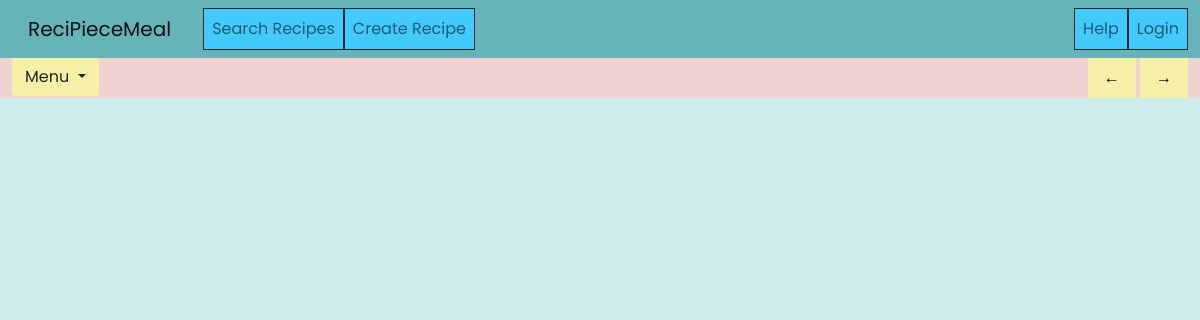
Before: /meal/18 with the older database file.
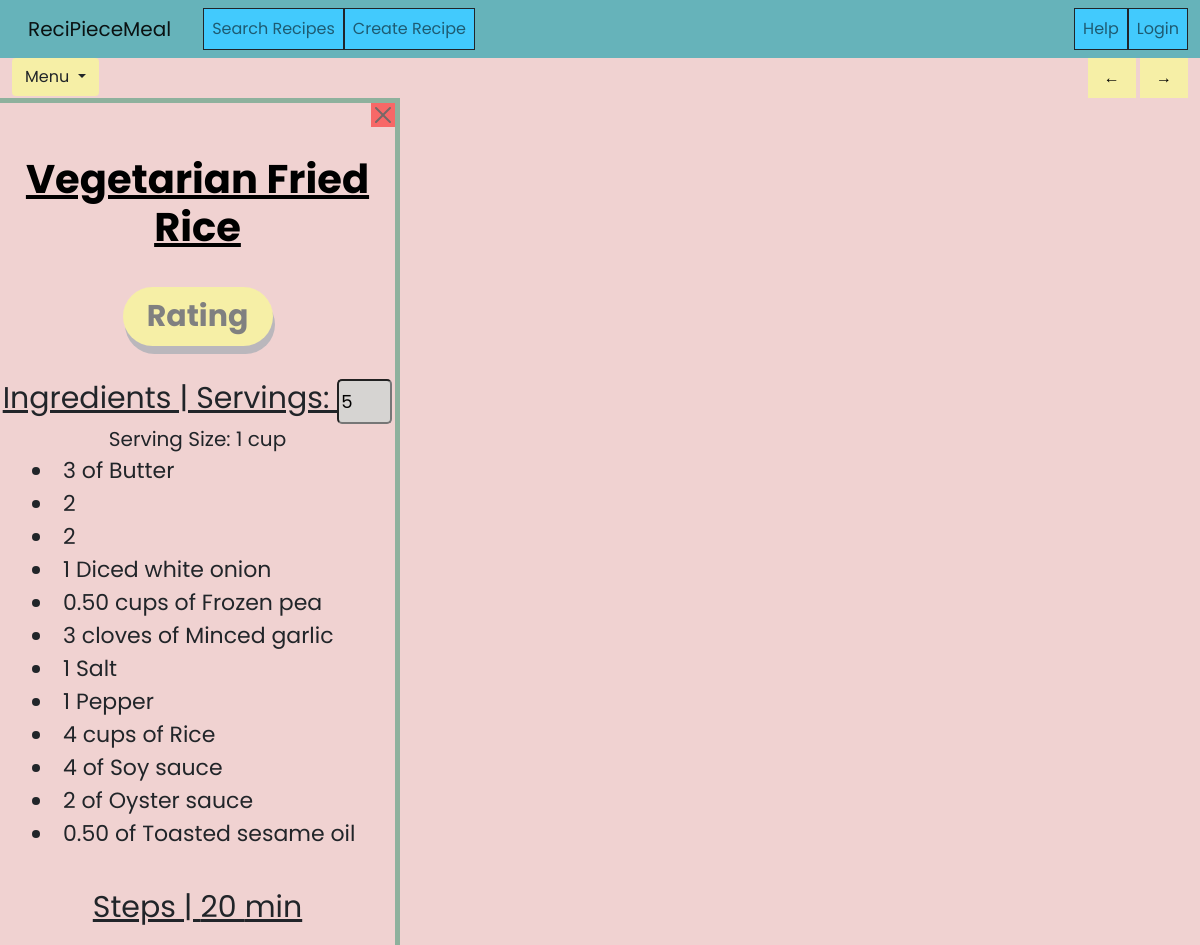
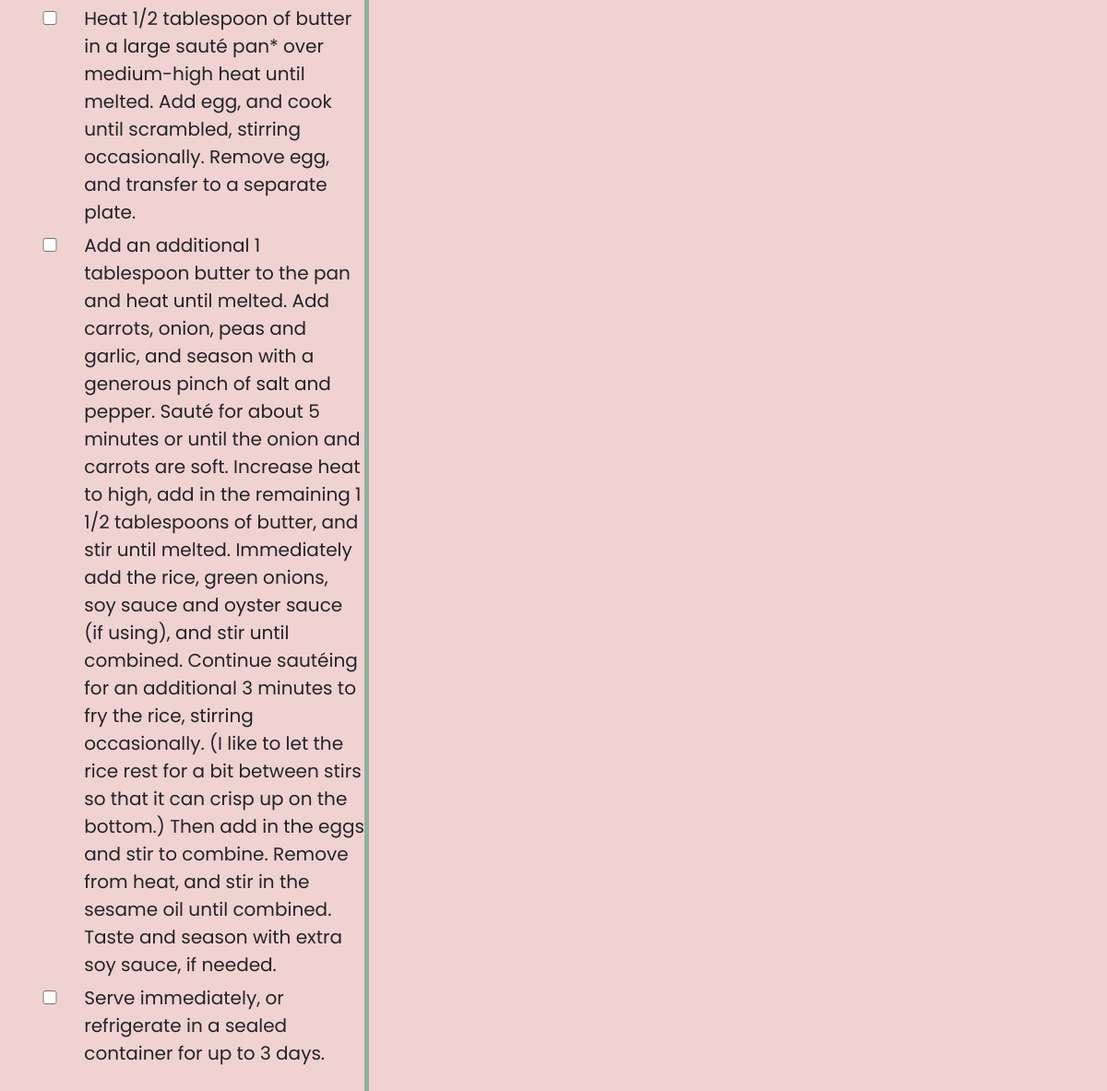
After: the same page with the newer database file (2 pictures, top to bottom).
### recipe/models.py (models this page shows, shortened)
class Recipe(models.Model):
    COUNTNAMES=['cnt','count','Count','']
    class Classifications(models.TextChoices):
        DESSERT = 'de'
        ENTREE = 'en'
        SIDE = 'si'
        APPETIZER = 'ap'
        DRINK ='dr'
    name = models.CharField(max_length=50)
    description = models.CharField(max_length=250)
    cookingTime = models.IntegerField()
    image = models.ImageField()
    classification = models.CharField(max_length=2,choices=Classifications.choices,default=Classifications.ENTREE)
    servings = models.IntegerField()
    servingSize = models.CharField(max_length=50)
    author = models.ForeignKey(User,on_delete=CASCADE)
    private = models.BooleanField(default=False)
    ingredients = models.JSONField(default=dict)
    steps = models.JSONField(default=get_list)
    @property
    def rating(self):
        ratings = Rating.objects.filter(recipe_id=self.id)
        if len(ratings)==0:
            return 0
        totalvalue = 0
        for rate in ratings:
            totalvalue += rate.value
        return totalvalue/len(ratings)
    def ingredientsAsText(self,multiplier):
        return Recipe.ingredientsToText(self.ingredients,multiplier)
    @staticmethod
    def isCount(ingredient,unit):
        if unit in Recipe.COUNTNAMES:
            return True
        if singularize(unit.lower()) == singularize(ingredient.lower()):
            return True
        return False
    @staticmethod
    def pluralize(str):
        ending = str[-1]
        if ending in ['s','.']:
            return str
        return pluralize(str)
    @staticmethod
    def ingredientsToText(ingredients,multiplier):
        ingTextList=[]
        for name in ingredients.keys():
            ing = ingredients[name]
            unit,quantity = ing['unit'],ing['quantity']*multiplier
            if (quantity % 1 == 0):
                quantity = int(quantity)
                name = name.strip()
                if Recipe.isCount(name,unit):
                    if quantity == 1:
                        ingTextList.append("{} {}".format(quantity,name.capitalize()))
                    else:
                        ingTextList.append("{} {}".format(quantity,Recipe.pluralize(name).capitalize()))
                else:
                    if quantity==1:
                        ingTextList.append("{} {} of {}".format(quantity,unit,name.capitalize()))
                    else:
                        ingTextList.append("{} {} of {}".format(quantity,Recipe.pluralize(unit),name.capitalize()))
            else:
                if Recipe.isCount(name,unit):
                    ingTextList.append("{:.2f} {}".format(quantity,Recipe.pluralize(name).capitalize()))
                else:
                    ingTextList.append("{:.2f} {} of {}".format(quantity,Recipe.pluralize(unit),name.capitalize()))
        return ingTextList

### recipe/views.py (the view)
# urls.py: path("meal/<str:ids>",views.meal,name='meal'),
@csrf_exempt
def meal(request,ids):
    if request.method == "POST":
        idsList = [int(i) for i in ids.split(",")]
        recipes = Recipe.objects.filter(id__in=idsList)
        name = request.POST.get("name")
        m = Meal.objects.create(name=name,author=request.user)
        for recipe in recipes:
            m.recipes.add(recipe)
        m.save()
    else:
        idsList = ids.split(",")
        recipes = list(Recipe.objects.filter(id__in=idsList))
    return render(request,'recipe/meal.html',context={'ids':ids, 'recipes' :recipes})

### recipe/templatetags/app_filters.py (called while the page is built)
@register.filter(name="get_right_ingredients")
def get_right_ingredients(obj, multiplier):
    return obj.ingredientsAsText(multiplier)

@register.filter(name="get_rating")
def get_rating(user, id):
    if user.is_authenticated:
        r = Rating.objects.filter(author=user,recipe__id=id).first()
        if r:
            return r.value
    return 0

### recipe/templates/recipe/meal.html (shortened to what this page needs)
{% extends 'recipe/base.html' %}
{% load static %}
{% load app_filters %}
{% block content %}
{% block style %}
    <link rel="stylesheet" type="text/css" href="{% static 'recipe/css/recipe.css' %}" />
{% endblock style %}
<div class="row">
	<div class="dropdown">
		{% include 'recipe/partials/mealDropdown.html' %}
		<div id= "rec-overflow">
			<a href="#" id="previousPage" class="previous">&#8592;</a>
			<a href="#" id="nextPage" class="next">&#8594;</a>
		</div>
	</div>
	{% for recipe in recipes %}
		<div class="col-lg-4 col-md-6 col-sm-12 scroll p-0 box1" id= "box-{{recipe.id}}">
			<button type="button" class="btn-close exit" id="close-{{recipe.id}}" onClick="closeRecipe(this)"></button>
			<h1><a href="{% url 'recipe' recipe.id %}" class="title">{{recipe.name}} </a></h1>
			<div class= "mx-auto text-center">
				<button type="button" class="btn rating"  data-bs-toggle="modal" data-bs-target="#exampleModal-{{recipe.id}}">
					Rating
				</button>
			</div>
			<div class="ingredients text-decoration-underline">
				Ingredients | Servings: <input id="servings-{{recipe.id}}" class="servings" type="number" value="{{recipe.servings}}" placeholder="{{recipe.servings}}" min=0>
			</div>
			<div class= "servSize">
				Serving Size: {{recipe.servingSize}}
			</div>
		<div class="ordered-ing"id="inglist-{{recipe.id}}">
			<ul type="disc">
				{% for ingredient in recipe|get_right_ingredients:1 %}
					<li> {{ingredient}} </li>
				{% endfor %}
			</ul>
		</div>
		<div class="steps text-decoration-underline">
			Steps | {{recipe.cookingTime}} min
		</div>
		<div class="text-center">
			<ul style="text-align: left; margin-left: 15%; margin-top: 5%; list-style-type: none; font-size: 20px;">
				{% for step in recipe.steps %}
				<li style="margin-bottom: 2%;"><input type="checkbox" style="width: 20px; height: 15px;" onclick="$(this).parent().toggleClass('text-decoration-line-through')"><span> {{step}}</span></li>
				{% endfor %}
			</ul>
		</div>
	</div>
{% endfor %}
</div>
 {% endblock content %}

### recipe/templates/recipe/base.html (shortened to what this page needs)
{% load static %}
{% load app_filters %}
<html>
<head>
    <link href="https://cdn.jsdelivr.net/npm/bootstrap@5.1.0/dist/css/bootstrap.min.css" rel="stylesheet">
    <link rel="stylesheet" type="text/css" href="{% static 'recipe/css/base.css' %}" />
    <link rel="stylesheet" href="{% static 'recipe/css/StarRating.css' %}">
    <link rel="stylesheet" href="//code.ionicframework.com/ionicons/2.0.1/css/ionicons.min.css">
    {% block style %}{% endblock style %}
</head>
<body>
    {% include 'recipe/navbar.html' %}
    <main class="container-fluid w-100 h-100">
        {% block content %}{% endblock content %}
    </main>
</body>
</html>

### recipe/templates/recipe/navbar.html (shortened to what this page needs)
<nav class="navbar fixed-top navbar-expand-sm navbar-light text-center color2" height="60px">
    <div class="container-fluid">
        <a class="navbar-brand" href="{% url 'index' %}">ReciPieceMeal</a>
        <div class="collapse navbar-collapse" id="navbarSupportedContent">
            <ul class="navbar-nav me-auto">
                <li class="nav-item border border-dark color1">
                    <a class="nav-link" href="{% url 'search-recipes' %}">Search Recipes</a>
                </li>
                <li class="nav-item border border-dark color1">
                    <a class="nav-link" href="{% url 'create-recipe' %}">Create Recipe</a>
                </li>
            </ul>
            <ul class="navbar-nav ms-auto">
                <li class="nav-item border border-dark color1">
                    <a class="nav-link" href="{% url 'help' %}">Help</a>
                </li>
                <li class="nav-item border border-dark color1">
                    {% if user.is_authenticated %}
                        <a class="nav-link" href="{% url 'logout' %}">Logout {{ user.username}}</a>
                    {% else %}
                        <a class="nav-link" href="{% url 'login' %}">Login</a>
                    {% endif %}
                </li>
            </ul>
        </div>
    </div>
</nav>

### recipe/templates/recipe/partials/mealDropdown.html (shortened to what this page needs)
<button class="btn menu dropdown-toggle" type="button" id="dropdownMenuButton1" data-bs-toggle="dropdown" aria-expanded="false">
    Menu
</button>

### recipe/templates/recipe/rating.html (shortened to what this page needs)
{% load app_filters %}

### recipe/static/recipe/css/base.css (style rules this page uses)
html,body { height:100%; font-family: 'Poppins', sans-serif; }
main { margin-top:58px; }
.color1 { background-color:#42CAFD; }
.color2 { background-color:#66B3BA; }

### recipe/static/recipe/css/recipe.css (style rules this page uses)
::placeholder { color: white; }
body { font-family: 'Poppins', sans-serif; }
body { background-color: #cdecea; }

Changed rows visible on the page:
now on this page (row edited): Recipe: name "Vegetarian Fried Rice", servings "5", servingSize "1 cup", recipe "3 of Butter" "2" "2" "1 Diced white onion" "0.50 cups of Frozen pea" "3 cloves of Minced garlic" "1 Salt" "1 Pepper" "4 cups of Rice" "4 of Soy sauce" "2 of Oyster sauce" "0.50 of Toasted sesame oil", cookingTime "20", steps "Heat 1/2 tablespoon of butter in a large sauté pan* over medium-high heat until melted. Add egg, and cook until scrambled, stirring occasionally. Remove egg, and transfer to a separate plate." "Add an additional 1 tablespoon butter to the pan and heat until melted. Add carrots, onion, peas and garlic, and season with a generous pinch of salt and pepper. Sauté for about 5 minutes or until the onion and carrots are soft. Increase heat to high, add in the remaining 1 1/2 tablespoons of butter, and stir until melted. Immediately add the rice, green onions, soy sauce and oyster sauce (if using), and stir until combined. Continue sautéing for an additional 3 minutes to fry the rice, stirring occasionally. (I like to let the rice rest for a bit between stirs so that it can crisp up on the bottom.) Then add in the eggs and stir to combine. Remove from heat, and stir in the sesame oil…" "Serve immediately, or refrigerate in a sealed container for up to 3 days."
